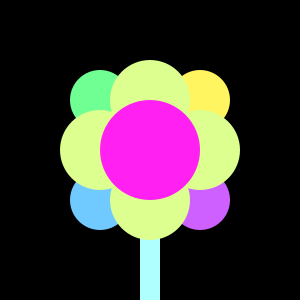
Frame 1 (no input)
Frame 60 (the mouse pressed at the canvas centre just before this capture): identical to frame 1, image omitted
Frame 120 (the mouse held since frame 60 and released just before this capture): identical to frame 1, image omitted

The Processing sketch that drew this single still picture (run headless with seeded random() and noise(); from frame 60 on, the mouse is pressed at the canvas centre):

// Processing sketch: processing_182565
// ── processing_182565.pde

void setup () { size (300,300);
background(0);
}
void draw () {
background(0);
noStroke();
fill(175,255,255);
rect(140,150,20,150);
noStroke();
fill(255,245,96);
ellipse(200,100,60,60);
noStroke();
fill(112,255,147); 
ellipse(100,100,60,60);
noStroke();
fill(205,96,255);
ellipse(200,200,60,60);
noStroke();
fill(112,201,255);
ellipse(100,200,60,60);
noStroke();
fill(220,255,143);
ellipse(100,150,80,80);
ellipse(150,100,80,80);
ellipse(150,200,80,80);
ellipse(200,150,80,80);
noStroke();
fill(255,32,241);
ellipse(150,150,100,100);
}
